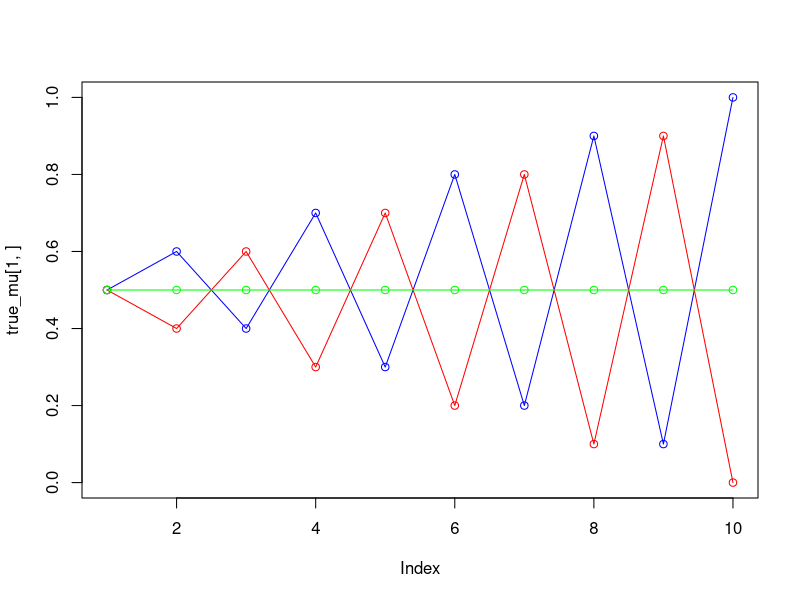
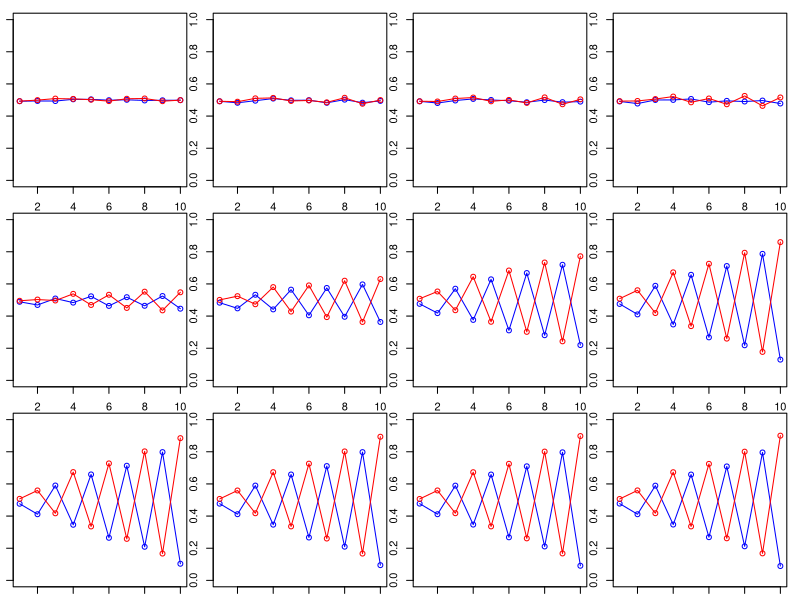
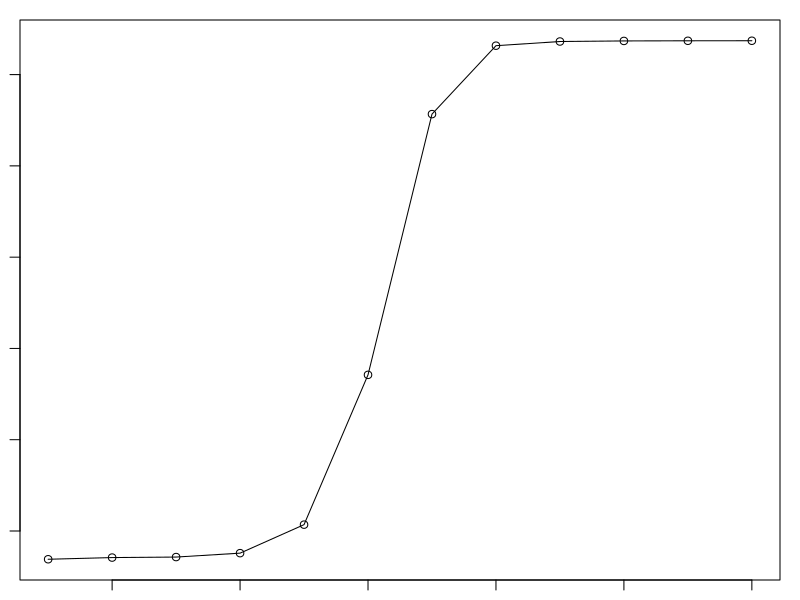

These charts were generated, in order, by the following R code:
mixel_model_fun <- function(M){
  w <- matrix(nrow = n, ncol = M) # weights
  pi <- vector(length = M) # mixing coefficients
  mu <- matrix(nrow = M, ncol = D) # conditional distributions
  llik <- vector(length = max_it) # log likelihood of the EM iterations

  # Random initialization of the parameters
  pi <- runif(M, 0.49, 0.51)
  pi <- pi / sum(pi)
  for (m in 1:M) {
    mu[m, ] <- runif(D, 0.49, 0.51)
  }

  par(mfrow=c(3,4),mar = c(1, 1, 1, 1))

  iterLog <- vector(length = max_it)

  for(it in 1:max_it) {
    plot(mu[1,], type="o", col="blue", ylim=c(0,1))
    points(mu[2,], type="o", col="red")
    if (M > 2){
        points(mu[3,], type="o", col="green")
    }
    if (M > 3){
        points(mu[4,], type="o", col="pink")
    }
    Sys.sleep(2)

    # E-step: Computation of the weights
    for (i in 1:n) {
        pxi <- 0
        for (m in 1:M) {
          bern <- 1
          for(d in 1:D) {
            bern <- bern * (mu[m,d]^x[i,d]) * (1-mu[m,d])^(1-x[i,d])          
          }
          pxi <- pxi + pi[m] * bern
        }

        for (m in 1:M) {
          bern <- 1
          for(d in 1:D) {
            bern <- bern * (mu[m,d]^x[i,d]) * (1-mu[m,d])^(1-x[i,d])          
          }
          w[i, m] <- pi[m] * bern / pxi
        }
        w[i,] <- w[i,] / sum(w[i,])
    }

    #Log likelihood computation.
    llik[it] <- 0
    for (i in 1:n) {
      pxi <- 0
      for (m in 1:M) {
        bern <- 1
        for(d in 1:D) {
          bern <- bern * (mu[m,d]^x[i,d]) * (1-mu[m,d])^(1-x[i,d])          
        }
        pxi <- pxi + pi[m] * bern
      }
      llik[it] <- llik[it] + log(pxi)
    }
    
    iterLog[it] <- paste("iteration is ", it, 
                        "log likelihood ", llik[it])

    flush.console()

    # Stop if the lok likelihood has not changed significantly
    if (it > 1 && abs(llik[it] - llik[it - 1]) < min_change) {
        break
    }

    pi <- apply(w,2,mean)
    mu <- t(w) %*% x / colSums(w)
  }

  par(mfrow=c(1,1),mar = c(1, 1, 1, 1))
  plot(llik[1:it], type = "o")
  print(iterLog[1:it])

  print("Pi value are")
  print(pi)
  print("Mu value are")
  print(mu)
}


# init data set (copy from pdf file)
set.seed(1234567890)
# max number of EM iterations
max_it <- 100
# min change in log likelihood between two consecutive iterations
min_change <- 0.1
# number of training points
n <- 1000
# number of dimensions
D <- 10
# training data
x <- matrix(nrow = n, ncol = D)
# true mixing coefficients
true_pi <- vector(length = 3)
# true conditional distributions
true_mu <- matrix(nrow = 3, ncol = D)
true_pi <- c(1 / 3, 1 / 3, 1 / 3)
true_mu[1, ] <- c(0.5, 0.6, 0.4, 0.7, 0.3, 0.8, 0.2, 0.9, 0.1, 1)
true_mu[2, ] <- c(0.5, 0.4, 0.6, 0.3, 0.7, 0.2, 0.8, 0.1, 0.9, 0)
true_mu[3, ] <- c(0.5, 0.5, 0.5, 0.5, 0.5, 0.5, 0.5, 0.5, 0.5, 0.5)
plot(true_mu[1, ], type = "o", col = "blue", ylim = c(0, 1))
points(true_mu[2, ], type = "o", col = "red")
points(true_mu[3, ], type = "o", col = "green")


# Producing the training data
for(i in 1:n) {
  m <- sample(1:3, 1, prob = true_pi)
  for(d in 1:D) {
    x[i, d] <- rbinom(1, 1, true_mu[m, d])
  }
}
M=2
mixel_model_fun(M=2)